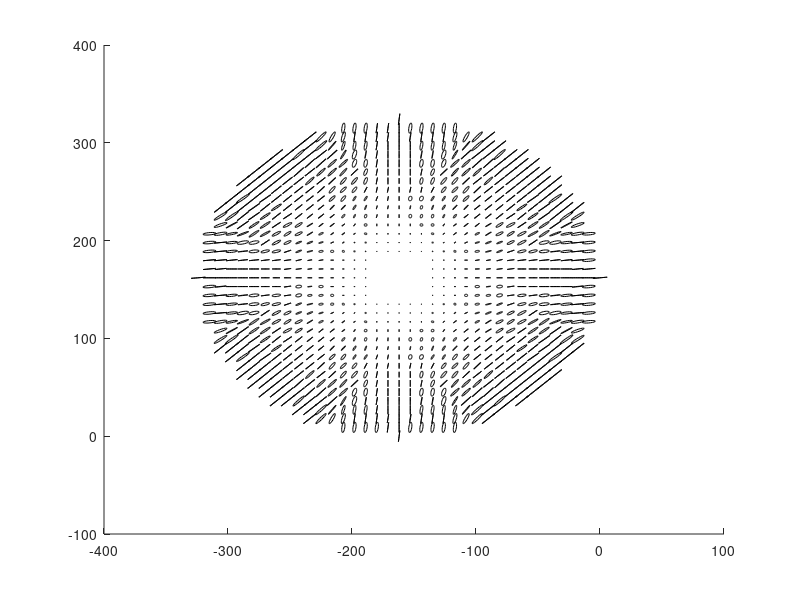

MATLAB code to generate this figure:
close all
n = 37;
D = 5*pi/2;
E0x = 0.5;
E0y = 0.5;
i = sqrt(-1);
Space = linspace(-D,D,n);

D1 = 1;
D = linspace(0.4,1,12);
U0x = zeros(n);
U0y = zeros(n);
x0=linspace(-D1,D1,n);
y0=linspace(-D1,D1,n);
[x,y]=meshgrid(x0,y0);
for ii = 1:length(D)
    circx=0.8*(atan((ii-1))+i*sin((ii)*pi/2))*(abs(x/D(ii))>=sqrt(D(ii).^2-(y).^2));
    circy=0.8*(atan((ii-1))+i*sin((ii)*pi/2))*(abs(y/D(ii))>=sqrt(D(ii).^2-(x).^2));
    g=circx.*circy;
    U0x=U0x+circx;
    U0y=U0y+circy;
end
decaimiento = 1*(abs(x/D(end))<=sqrt(D(end).^2-(y).^2));
Ex = U0x.*decaimiento;
Ey = U0y.*decaimiento;
S0 = abs(Ex).^2+abs(Ey).^2;
S1 = abs(Ex).^2-abs(Ey).^2;
S2 = 2.*real(Ex.*conj(Ey));
S3 = 2.*imag(Ex.*conj(Ey));
Ip = sqrt(S1.^2+S2.^2+S3.^2);
Labs = sqrt(S1.^2+S2.^2);
L = S1+i*S2;
A = sqrt((Ip+abs(L))/2);%.*exp(-0.05*Space.^2);
B = sqrt((Ip-abs(L))/2);%.*exp(-0.05*Space.^2);
phi = (angle(L))/2;
H = sign(S3);

for ii = 1:n
        
    for jj = 1:n
        if ii == (n+1)/2 || jj == (n+1)/2
            B(ii,jj)  = 0;
            B(ii+1,jj+1)  = 0;
            B(ii+2,jj+2)  = 0;
            %A(ii,jj)  = 0;
        end
        theta = phi(ii,jj);
        r1 = 0.5*A(ii,jj);
        r2 = 1.5*B(ii,jj);
        % calculo de los puntos del elipse
        t = linspace(0, 2*pi, 20);
        xt = (r1 * cos(t));
        yt = (r2 * sin(t));

        cot = cos(theta); 
        sit = sin(theta);
        xp = xt * cot - yt * sit-(jj-1)*9;
        yp = xt * sit + yt * cot+(ii-1)*9; 

        hold on
        
        plot(real(xp), real(yp), 'k');

    end
end
